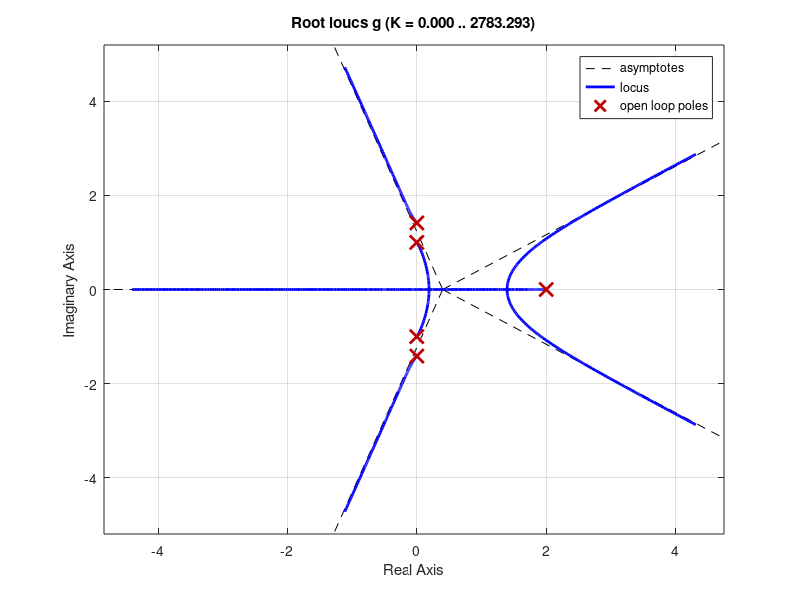

This figure's MATLAB source:
g=tf(poly([-3 -5]),poly([2 4]));
g=tf([-3 -5],[2 4]);
%rlocus(g)

g=tf(1,[1 -2 3 -6 2 -4])
A=[1 3 2 0]
B=[-2 -6 -4 0]
C=[-det([A(1) A(2) ;B(1) B(2)])/B(1) -det([A(1) A(3) ;B(1) B(3)])/B(1)...
-det([A(1) A(4) ;B(1) B(4)])/B(1) 0]
C=[-8 -12 0 0]
D=[-det([B(1) B(2) ;C(1) C(2)])/C(1) -det([B(1) B(3) ;C(1) C(3)])/C(1)...
-det([B(1) B(4) ;C(1) C(4)])/C(1) 0]
E=[-det([C(1) C(2) ;D(1) D(2)])/D(1) -det([C(1) C(3) ;D(1) D(3)])/D(1)...
-det([C(1) C(4) ;D(1) D(4)])/D(1) 0]
F=[-det([D(1) D(2) ;E(1) E(2)])/E(1) -det([D(1) D(3) ;E(1) E(3)])/E(1)...
-det([D(1) D(4) ;E(1) E(4)])/E(1) 0]
rlocus(g)
roots([1 -2 3 -6 2 -4])
%Exemplo 9.1

